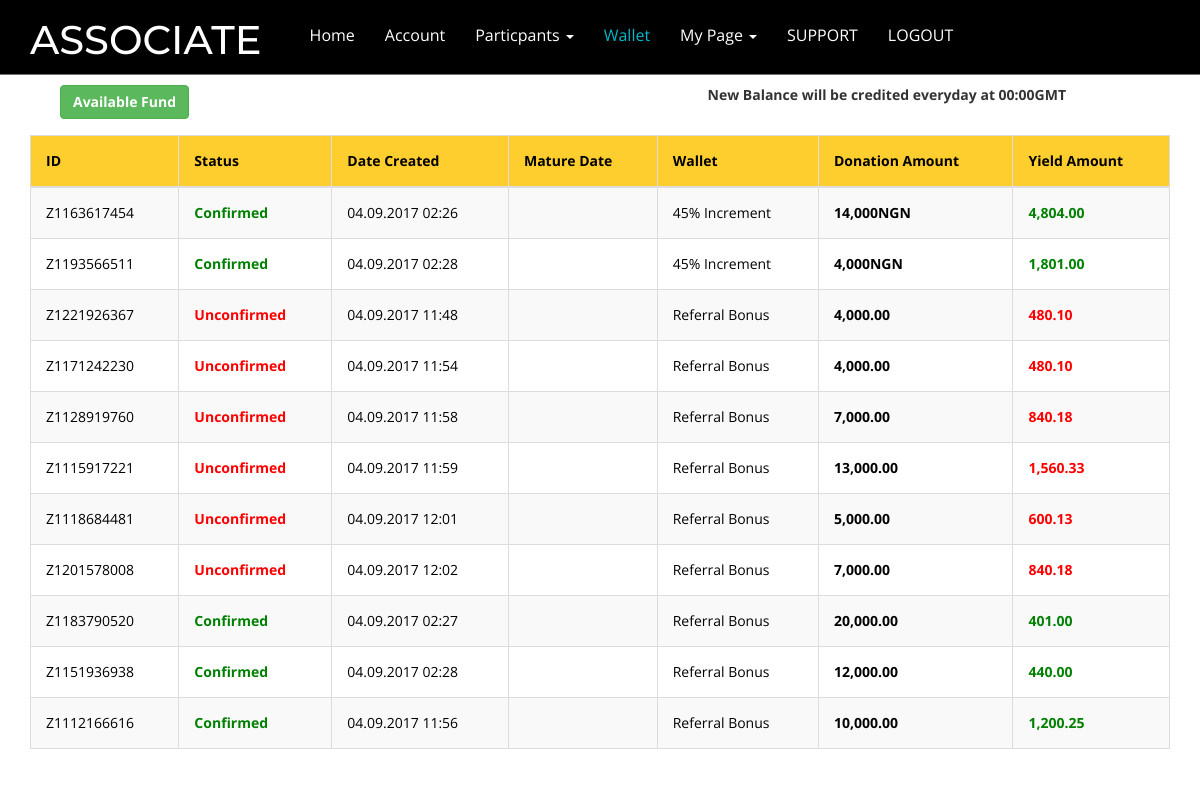
The page /wallet.php (signed in) on the database its author committed.
### tables this page shows
CREATE TABLE `providehelp` (
  `ID` int(255) NOT NULL,
  `participantID` varchar(255) NOT NULL,
  `phID` varchar(255) NOT NULL,
  `status` varchar(255) NOT NULL,
  `wallet` varchar(255) NOT NULL DEFAULT '45% Increment',
  `amntPH` varchar(255) NOT NULL,
  `incrPH` varchar(255) NOT NULL,
  `balance` varchar(255) NOT NULL DEFAULT '0',
  `amount_confirm` varchar(255) NOT NULL DEFAULT '0.00',
  `createDATE` varchar(255) NOT NULL,
  `merge_hour` varchar(255) NOT NULL,
  `releaseDATE` varchar(255) NOT NULL,
  `paid` varchar(255) NOT NULL DEFAULT 'NO',
  `merge` varchar(255) NOT NULL DEFAULT 'NO'
);

CREATE TABLE `referral` (
  `RID` int(255) NOT NULL,
  `phID` varchar(255) NOT NULL,
  `participantID` varchar(255) NOT NULL,
  `referralID` varchar(255) NOT NULL,
  `referralBonus` varchar(255) NOT NULL,
  `incrbonus` varchar(255) NOT NULL,
  `wallet` varchar(255) NOT NULL,
  `status` varchar(255) NOT NULL,
  `createDATE` varchar(255) NOT NULL,
  `releaseDATE` varchar(255) NOT NULL,
  `user_status` varchar(255) NOT NULL DEFAULT 'active'
);

### config.php (called while the page is built, shortened)
<?php
try
{
	$con = new PDO("mysql:host=localhost;dbname=ponzi_mmm", 'root', '');
	$con->setAttribute(PDO::ATTR_ERRMODE, PDO::ERRMODE_EXCEPTION);
}
catch(PDOException $e)
{
?>
	<script>
	alert("Could not connect to database, error submitted successfully to Log file");
	</script>
<?php
	file_put_contents("errorlog.txt", $e->getMessage(), FILE_APPEND);
}
if(!function_exists("rows")){
	function rows($query)
	{
		global $con;
		$q = $con->prepare($query);
		$r = $q->execute();
		$count = $q->rowCount();
		return $count;
	}
}
if(isset($_SESSION["username"]))
{
	$username = $_SESSION["username"];
}
?>

### wallet.php (the view, shortened to what this page needs)
<?php
require "config.php";
require "UrgentMerging.php";
if(isset($username))
{
	$getuinfo = $con->prepare("SELECT * FROM `participant` where email='$username'");
	$getuinfo->execute();
	$ginfo = $getuinfo->fetch(PDO::FETCH_ASSOC);
	$pid = $ginfo['pid'];
}
else
{
	redirect_to("office");
}
?>
<!DOCTYPE html>
<html>
<head>
	<link rel="stylesheet" href="css/bootstrap.min.css" type="text/css" media="all">
	<link rel="stylesheet" href="css/style.css" type="text/css" media="all">
	<link rel="stylesheet" href="css/font-awesome.min.css" />
		<link rel="stylesheet" href="css/flexslider.css" type="text/css" media="screen" />
</head>
<body>
	<div class="w3l-banners">
		<div class="header">
				<div class="top-bar" style="background: black">
				<div class="container">
					<div class="header-nav">
						<nav class="navbar navbar-default">
							<div class="navbar-header">
								<h1><a class="navbar-brand" href="index">Associate</a></h1>
							</div>
							<div class="collapse navbar-collapse nav-wil" id="bs-example-navbar-collapse-1">
								<ul class="nav navbar-nav" style="margin-top: -10px">
									<li><a href="dashboard">Home</a></li>
									<li><a href="account">Account</a></li>
									<li class="dropdown">
										<a href="#" class="dropdown-toggle" data-toggle="dropdown" aria-expanded="false">Particpants <b class="caret"></b></a>
									</li>
									<li><a href="wallet" class="active">Wallet</a></li>
									<li class="dropdown">
										<a href="#" class="dropdown-toggle" data-toggle="dropdown" aria-expanded="false">My Page <b class="caret"></b></a>
									</li>
									<li><a href="gallery">SUPPORT</a></li>
									<li><a href="office">LOGOUT</a></li>
								</ul>
							</div>
						</nav>
					</div>
				</div>
			</div>
	</div>
		<div class="container">
			<div class="flexslider-info">
				<div class="col-md-12">
					<div class="col-md-3 pull-left" style="margin-top: 10px; margin-bottom: 10px">
						<b><button class="btn btn-success" data-toggle="modal" data-target="#availableFUND"><b>Available Fund</b></button></b></div>
					<div class="col-md-5 pull-right" style="margin-top: 10px; margin-bottom: 10px">
						<b>New Balance will be credited everyday at 00:00GMT</b>
					</div>
				</div><br><br><br>
				<table class="table table-bordered table-striped table-hover table-responsive">
					<thead>
						<tr>
							<th><b>ID</b></th>
							<th>Status</th>
							<th>Date Created</th>
							<th>Mature Date</th>
							<th>Wallet</th>
							<th>Donation Amount</th>
							<th>Yield Amount</th>
						</tr>
					</thead>
				<?php
				$get_allPH_row = rows("SELECT * from `providehelp` where participantID='$pid' and status!='Withdraw' and status!='Cancelled'");
				$get_ref_row = rows("SELECT * from `referral` where referralID='$pid' and user_status='active' and status!='Withdraw' and status!='Cancelled' ORDER BY status desc");
				if($get_allPH_row == 0 && $get_ref_row == 0)
				{
				?>
						<tbody>
							<tr>
								<td></td>
								<td></td>
								<td></td>
								<td></td>
								<td></td>
								<td></td>
								<td></td>
							</tr>
						</tbody>
				<?php
				}
				else
				{
					$get_allPH = $con->prepare("SELECT * from `providehelp` where participantID='$pid' and status!='Withdraw' and status!='Cancelled' ORDER BY status desc");
					$get_allPH->execute();
					?>
						<tbody>
							<tr>
					<?php
					for($i=1; $i<=$get_allPH->rowCount(); $i++)
					{
						$allPHINFO = $get_allPH->fetch(PDO::FETCH_ASSOC);
						$phID = $allPHINFO["phID"];
						$status = $allPHINFO["status"];
						$wallet = $allPHINFO["wallet"];
						$amntPH = $allPHINFO["amntPH"];
						$incrPH = $allPHINFO["incrPH"];
						$createDATE = $allPHINFO["createDATE"];
						$releaseDATE = $allPHINFO["releaseDATE"];
						if($status == "Unconfirmed")
						{
							$status = "<font color='red'><b>Unconfirmed<b></font>";
							$incrPH = "<font color='red'><b>".number_format($incrPH,2)."<b></font>";
						}
						else if($status == "Confirmed")
						{
							$status = "<font color='green'><b>Confirmed<b></font>";
							$incrPH = "<font color='green'><b>".number_format($incrPH,2)."<b></font>";
						}
						?>
							<td><?php echo $phID;?></td>
							<td><?php echo $status;?></td>
							<td><?php echo $createDATE;?></td>
							<td><?php echo $releaseDATE;?></td>
							<td><?php echo $wallet;?></td>
							<td><b><?php echo number_format($amntPH);?>NGN</b></td>
							<td><b><?php echo $incrPH;?></b></td>
							</tr>
						<?php
					}
					$get_allref = $con->prepare("SELECT * from `referral` where referralID='$pid' and user_status='active' and status!='Withdraw' and status!='Cancelled' ORDER BY status desc");
					$get_allref->execute();
					for($i=1; $i<=$get_allref->rowCount(); $i++)
					{
						$get_allrefINFO = $get_allref->fetch(PDO::FETCH_ASSOC);
						$refphID = $get_allrefINFO["phID"];
						$referralBonus = $get_allrefINFO["referralBonus"];
						$refstatus = $get_allrefINFO["status"];
						$refwallet = $get_allrefINFO["wallet"];
						$refcreateDATE = $get_allrefINFO["createDATE"];
						$refreleaseDATE = $get_allrefINFO["releaseDATE"];
						$incrbonus = $get_allrefINFO["incrbonus"];
						if($refstatus == "Unconfirmed")
						{
							$refstatus = "<font color='red'><b>Unconfirmed<b></font>";
							$incrbonus = "<font color='red'><b>".number_format($incrbonus,2)."<b></font>";
						}
						else if($refstatus == "Confirmed")
						{
							$refstatus = "<font color='green'><b>Confirmed<b></font>";
							$incrbonus = "<font color='green'><b>".number_format($incrbonus,2)."<b></font>";
						}
					?>
							<td><?php echo $refphID;?></td>
							<td><?php echo $refstatus;?></td>
							<td><?php echo $refcreateDATE;?></td>
							<td><?php echo $refreleaseDATE;?></td>
							<td><?php echo $refwallet;?></td>
							<td><b><?php echo number_format($referralBonus*10,2);?></b></td>
							<td><b><?php echo $incrbonus;?></b></td>
					<?php
					}
				}
				?>
					</table>
		</div>
	</div>
	<br/><br/><br/><br/>
</body>
</html>

### css/style.css (style rules this page uses)
body { padding: 0; margin: 0; background: #FFF; font-family: 'Open Sans', sans-serif; cursor: url(../images/my-mouse-pointer.png), auto; }
body a { transition: 0.5s all; -webkit-transition: 0.5s all; -moz-transition: 0.5s all; -o-transition: 0.5s all; -ms-transition: 0.5s all; text-decoration: none; }
h1, h2, h3, h4, h5, h6 { margin: 0; padding: 0; font-family: 'Montserrat', sans-serif; }
ul { margin: 0; padding: 0; }
.top-bar { width: 100%; padding: 10px 0 4px; position: relative; border-bottom: 1px solid #737171; }
.navbar { margin-bottom: 0; }
.navbar-nav { float: right; width: 80%; margin-top: -15px; margin-right: -48px }
.navbar-default { background:none; border-color: #012231; }
.navbar-default .navbar-brand { font-family: 'Montserrat', sans-serif; color: #fff !important; font-size: 40px; text-decoration: none; text-transform: uppercase; }
.navbar-default .navbar-collapse, .navbar-default .navbar-form { padding: 0; }
.navbar { position: relative; min-height: inherit; }
.navbar-header { margin-top: 20px; }
.navbar-default .navbar-nav > li > a { color: #fff; font-size: 16px; }
.navbar-nav > li > a { padding-top: 25px; padding-bottom: 25px; }
.navbar-brand { height: 0; padding: 0; }
.navbar { border-radius: 0px; border:none; }
.navbar-default .navbar-nav > li > a:hover, .navbar-default .navbar-nav > li > a:focus ,.navbar-default .navbar-nav > li > a.active { color:#00b7c9; }
.navbar { border-radius: 0px; border: none; padding: 0px 0; float: left; width: 95%; }
.table > thead > tr > th, .table > tbody > tr > th, .table > tfoot > tr > th, .table > thead > tr > td, .table > tbody > tr > td, .table > tfoot > tr > td { border-top: none !important; }
.table thead tr th { background: #fece2f; font-weight: bolder; }
.table td, .table>tbody>tr>td, .table>tbody>tr>th, .table>tfoot>tr>td, .table>tfoot>tr>th, .table>thead>tr>td, .table>thead>tr>th { padding: 15px!important; }
.table > thead > tr > th, .table > tbody > tr > th, .table > tfoot > tr > th, .table > thead > tr > td, .table > tbody > tr > td, .table > tfoot > tr > td { font-size: 0.9em; color: #000; font-size: 14px; border-top: none !important; }
li { list-style-type: none; }

### rows shown on the page
providehelp: phID "Z1163617454", status "Confirmed", createDATE "04.09.2017 02:26", wallet "45% Increment", amntPH "14,000", incrPH "4,804.00"
providehelp: phID "Z1193566511", status "Confirmed", createDATE "04.09.2017 02:28", wallet "45% Increment", amntPH "4,000", incrPH "1,801.00"
referral: phID "Z1221926367", status "Unconfirmed", createDATE "04.09.2017 11:48", wallet "Referral Bonus", $referralBonus*10 "4,000.00", incrbonus "480.10"
referral: phID "Z1171242230", status "Unconfirmed", createDATE "04.09.2017 11:54", wallet "Referral Bonus", $referralBonus*10 "4,000.00", incrbonus "480.10"
referral: phID "Z1128919760", status "Unconfirmed", createDATE "04.09.2017 11:58", wallet "Referral Bonus", $referralBonus*10 "7,000.00", incrbonus "840.18"
referral: phID "Z1115917221", status "Unconfirmed", createDATE "04.09.2017 11:59", wallet "Referral Bonus", $referralBonus*10 "13,000.00", incrbonus "1,560.33"
referral: phID "Z1118684481", status "Unconfirmed", createDATE "04.09.2017 12:01", wallet "Referral Bonus", $referralBonus*10 "5,000.00", incrbonus "600.13"
referral: phID "Z1201578008", status "Unconfirmed", createDATE "04.09.2017 12:02", wallet "Referral Bonus", $referralBonus*10 "7,000.00", incrbonus "840.18"
referral: phID "Z1183790520", status "Confirmed", createDATE "04.09.2017 02:27", wallet "Referral Bonus", $referralBonus*10 "20,000.00", incrbonus "401.00"
referral: phID "Z1151936938", status "Confirmed", createDATE "04.09.2017 02:28", wallet "Referral Bonus", $referralBonus*10 "12,000.00", incrbonus "440.00"
referral: phID "Z1112166616", status "Confirmed", createDATE "04.09.2017 11:56", wallet "Referral Bonus", $referralBonus*10 "10,000.00", incrbonus "1,200.25"
